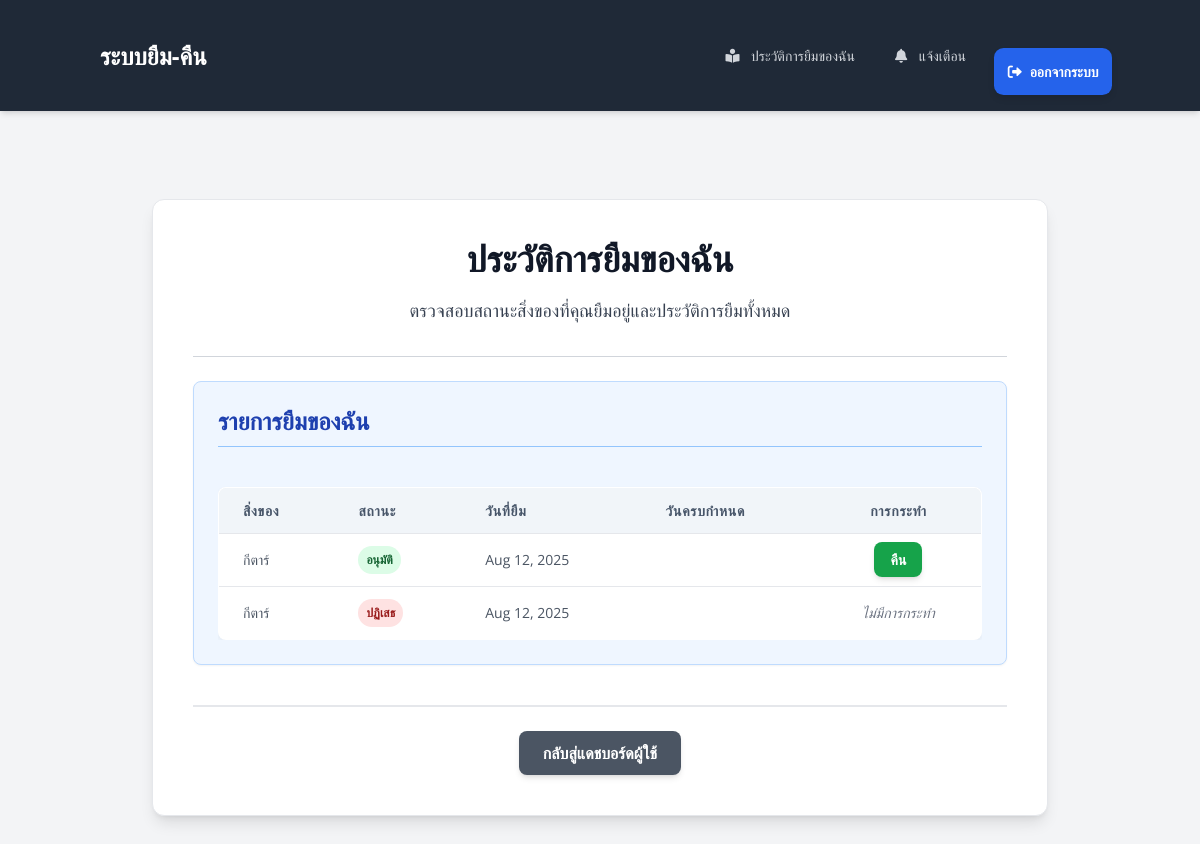
The app's page /my-borrowed-items/history/ (signed in), older data.
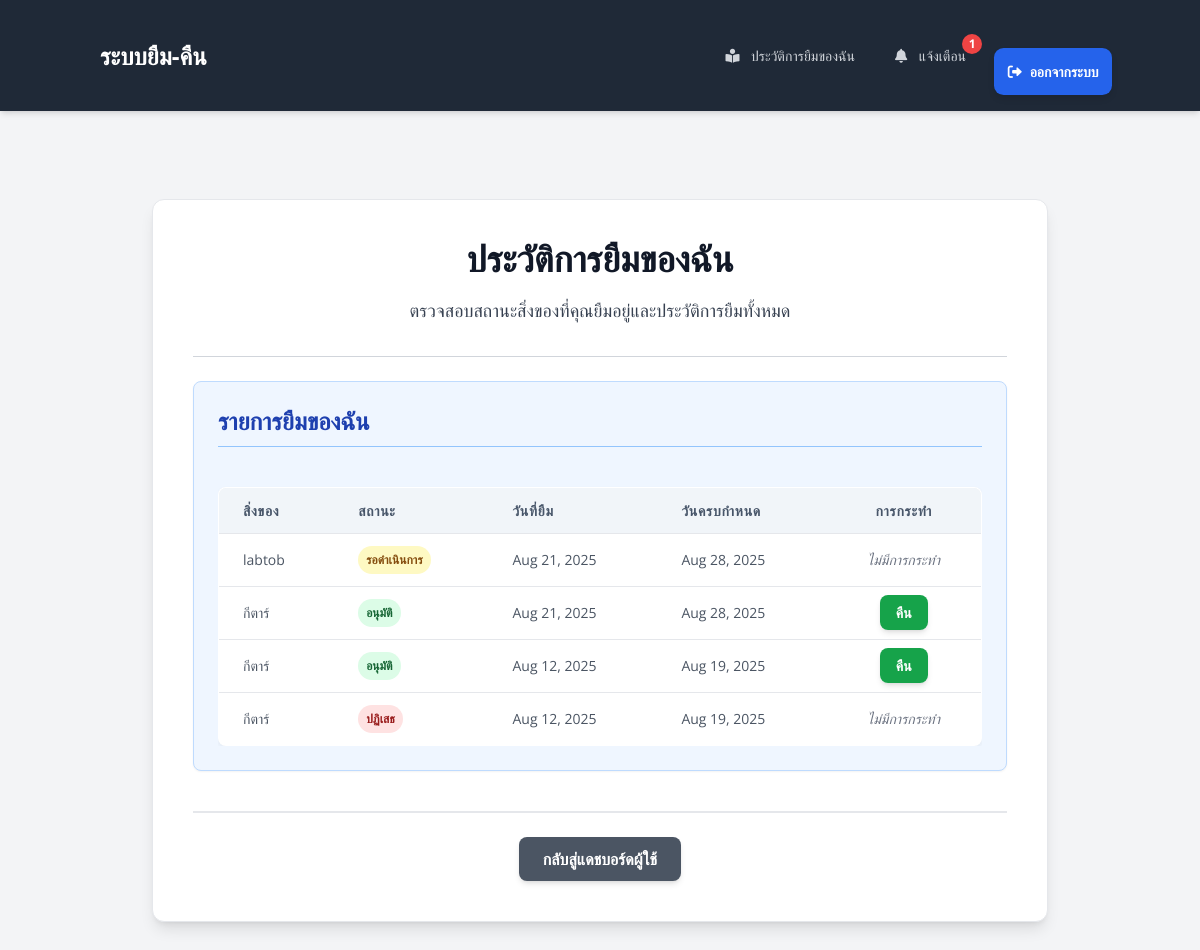
The same page, newer data.
### borrowing/models.py (models this page shows, shortened)
class Loan(models.Model):
    borrower = models.ForeignKey(
        CustomUser,
        on_delete=models.CASCADE
    )
    item = models.ForeignKey(
        Item,
        on_delete=models.CASCADE
    )
    borrow_date = models.DateTimeField(auto_now_add=True)
    return_date = models.DateTimeField(null=True, blank=True)
    due_date = models.DateTimeField()
    STATUS_CHOICES = (
        ('pending', 'Pending'),
        ('approved', 'Approved'),
        ('returned', 'Returned'),
        ('overdue', 'Overdue'),
        ('rejected', 'Rejected'),
    )
    status = models.CharField(max_length=20, choices=STATUS_CHOICES, default='pending')

class Item(models.Model):
    name = models.CharField(max_length=200)
    description = models.TextField()
    quantity = models.IntegerField(default=1)  # จำนวนทั้งหมดของสิ่งของ
    available_quantity = models.IntegerField(default=1) # จำนวนที่ว่างให้ยืม
    organization = models.ForeignKey(
        Organization,
        on_delete=models.CASCADE
    )

### users/views.py (the view)
# urls.py: path('my-borrowed-items/history/', views.my_borrowed_items_history, name='my_borrowed_items_history'),
@login_required
def my_borrowed_items_history(request):
    user = request.user
    if not user.organization:
        messages.error(request, "บัญชีของคุณยังไม่ได้ถูกผูกกับองค์กร กรุณาติดต่อผู้ดูแลระบบ.")
        return redirect('login')
    my_loans = Loan.objects.filter(borrower=request.user).order_by('-borrow_date')
    context = {
        'my_loans': my_loans,
    }
    return render(request, 'users/my_borrowed_items_history.html', context)

### users/context_processors.py (called while the page is built)
def unread_notifications_count(request):
    if request.user.is_authenticated:
        count = Notification.objects.filter(user=request.user, is_read=False).count()
        return {'unread_notifications_count': count}
    return {'unread_notifications_count': 0} # หากผู้ใช้ยังไม่ได้ล็อกอิน ให้ส่ง 0

### users/templates/users/my_borrowed_items_history.html (shortened to what this page needs)
{% extends 'users/base.html' %}
{% block content %}
<div class="bg-white p-6 md:p-8 lg:p-10 rounded-xl shadow-lg max-w-4xl mx-auto my-8 border border-gray-200">
    <h1 class="text-3xl md:text-4xl font-extrabold text-gray-900 mb-4 text-center">ประวัติการยืมของฉัน</h1>
    <p class="text-gray-700 mb-8 text-center text-lg">ตรวจสอบสถานะสิ่งของที่คุณยืมอยู่และประวัติการยืมทั้งหมด</p>
    <hr class="my-6 border-gray-300">
    <div class="mb-10 p-6 bg-blue-50 rounded-lg shadow-sm border border-blue-200">
        <h2 class="text-2xl font-bold text-blue-800 mb-4 border-b pb-2 border-blue-300">รายการยืมของฉัน</h2>
        {% if my_loans %}
            <div class="overflow-x-auto">
                <table class="min-w-full bg-white rounded-lg overflow-hidden border border-gray-200">
                    <thead>
                        <tr class="bg-gray-100 text-gray-700 uppercase text-sm leading-normal">
                            <th class="py-3 px-6 text-left font-semibold">สิ่งของ</th>
                            <th class="py-3 px-6 text-left font-semibold">สถานะ</th>
                            <th class="py-3 px-6 text-left font-semibold">วันที่ยืม</th>
                            <th class="py-3 px-6 text-left font-semibold">วันครบกำหนด</th>
                            <th class="py-3 px-6 text-center font-semibold">การกระทำ</th>
                        </tr>
                    </thead>
                    <tbody class="text-gray-700 text-sm">
                        {% for loan in my_loans %}
                            <tr class="border-b border-gray-200 hover:bg-gray-50 transition duration-150 ease-in-out">
                                <td class="py-3 px-6 text-left whitespace-nowrap">{{ loan.item.name }}</td>
                                <td class="py-3 px-6 text-left">
                                    {% if loan.status == 'approved' %}
                                        <span class="px-2 py-1 inline-flex text-xs leading-5 font-semibold rounded-full bg-green-100 text-green-800">อนุมัติ</span>
                                    {% elif loan.status == 'pending' %}
                                        <span class="px-2 py-1 inline-flex text-xs leading-5 font-semibold rounded-full bg-yellow-100 text-yellow-800">รอดำเนินการ</span>
                                    {% elif loan.status == 'returned' %}
                                        <span class="px-2 py-1 inline-flex text-xs leading-5 font-semibold rounded-full bg-gray-100 text-gray-800">คืนแล้ว</span>
                                    {% elif loan.status == 'rejected' %}
                                        <span class="px-2 py-1 inline-flex text-xs leading-5 font-semibold rounded-full bg-red-100 text-red-800">ปฏิเสธ</span>
                                    {% endif %}
                                </td>
                                <td class="py-3 px-6 text-left">{{ loan.borrow_date|default_if_none:"N/A"|date:"M d, Y" }}</td>
                                <td class="py-3 px-6 text-left">{{ loan.due_date|date:"M d, Y" }}</td>
                                <td class="py-3 px-6 text-center">
                                    {% if loan.status == 'approved' %}
                                        <a href="{% url 'return_item' loan.id %}" class="bg-green-600 hover:bg-green-700 text-white text-sm font-semibold py-2 px-4 rounded-lg transition duration-300 transform hover:scale-105 shadow-md">คืน</a>
                                    {% else %}
                                        <span class="text-gray-500 text-sm italic">ไม่มีการกระทำ</span>
                                    {% endif %}
                                </td>
                            </tr>
                        {% endfor %}
                    </tbody>
                </table>
            </div>
        {% else %}
            <p class="text-gray-600 italic py-2">คุณยังไม่มีประวัติการยืมสิ่งของ</p>
        {% endif %}
    </div>
    <div class="mt-8 pt-6 border-t-2 border-gray-200 flex flex-wrap gap-4 justify-center">
        <a href="{% url 'user_dashboard' %}" class="bg-gray-600 hover:bg-gray-700 text-white font-semibold py-2.5 px-6 rounded-lg transition duration-300 transform hover:scale-105 shadow-md">กลับสู่แดชบอร์ดผู้ใช้</a>
    </div>
</div>
{% endblock content %}

### users/templates/users/base.html (shortened to what this page needs)
<!DOCTYPE html>
<html lang="th">
<head>
    <script src="https://cdn.tailwindcss.com"></script>
    <link rel="stylesheet" href="https://cdnjs.cloudflare.com/ajax/libs/font-awesome/6.0.0-beta3/css/all.min.css">
</head>
<body class="bg-gray-100 text-gray-800">
    <nav class="bg-gray-800 p-4 shadow-md">
        <div class="container mx-auto flex justify-between items-center flex-wrap">
            <a href="{% url 'login' %}" class="text-white text-2xl font-bold rounded-md px-3 py-2 hover:bg-gray-700 transition duration-300">ระบบยืม-คืน</a>
            <div class="w-full md:flex md:items-center md:w-auto navbar-menu" id="navbar-default">
                <div class="text-sm md:flex-grow flex flex-col md:flex-row items-center md:space-x-4">
                    {% if user.is_authenticated %}
                        {% if user.is_org_admin %}
                            <a href="{% url 'dashboard' %}" class="block mt-4 md:inline-block md:mt-0 text-gray-300 hover:text-white px-3 py-2 rounded-md transition duration-300 flex items-center">
                                <i class="fas fa-chart-line mr-2"></i> แดชบอร์ดแอดมิน
                            </a>
                            <a href="{% url 'add_item' %}" class="block mt-4 md:inline-block md:mt-0 text-gray-300 hover:text-white px-3 py-2 rounded-md transition duration-300 flex items-center">
                                <i class="fas fa-plus-circle mr-2"></i> เพิ่มสิ่งของ
                            </a>
                            <a href="{% url 'manage_organization_users' %}" class="block mt-4 md:inline-block md:mt-0 text-gray-300 hover:text-white px-3 py-2 rounded-md transition duration-300 flex items-center">
                                <i class="fas fa-users-cog mr-2"></i> จัดการผู้ใช้
                            </a>
                            <div class="relative inline-block text-left notification-dropdown">
                                <button id="notification-bell" class="relative block mt-4 md:inline-block md:mt-0 text-gray-300 hover:text-white px-3 py-2 rounded-md transition duration-300 focus:outline-none flex items-center">
                                    <i class="fas fa-bell mr-2"></i> แจ้งเตือน
                                    {% if unread_notifications_count > 0 %}
                                        <span class="absolute top-0 right-0 bg-red-500 text-white text-xs font-bold rounded-full h-5 w-5 flex items-center justify-center -mt-1 -mr-1">
                                            {{ unread_notifications_count }}
                                        </span>
                                    {% endif %}
                                </button>
                                <div id="notification-dropdown-content" class="dropdown-content">
                                    {% if unread_notifications_count > 0 %}
                                        {% for notification in request.user.notifications.all|slice:":5" %}
                                            <a href="#" class="dropdown-item {% if not notification.is_read %}unread{% endif %}" data-notification-id="{{ notification.id }}">
                                                {{ notification.message }}
                                                <span class="block text-xs text-gray-500 mt-1">{{ notification.created_at|date:"M d, H:i" }}</span>
                                            </a>
                                        {% endfor %}
                                        <a href="{% url 'user_notifications' %}" class="dropdown-footer text-blue-700 hover:underline">ดูทั้งหมด</a>
                                    {% else %}
                                        <div class="p-3 text-gray-600 text-center text-sm">ไม่มีการแจ้งเตือนใหม่</div>
                                    {% endif %}
                                </div>
                            </div>
                        {% else %}
                            <a href="{% url 'my_borrowed_items_history' %}" class="block mt-4 md:inline-block md:mt-0 text-gray-300 hover:text-white px-3 py-2 rounded-md transition duration-300 flex items-center">
                                <i class="fas fa-book-reader mr-2"></i> ประวัติการยืมของฉัน
                            </a>
                            <div class="relative inline-block text-left notification-dropdown">
                                <button id="notification-bell" class="relative block mt-4 md:inline-block md:mt-0 text-gray-300 hover:text-white px-3 py-2 rounded-md transition duration-300 focus:outline-none flex items-center">
                                    <i class="fas fa-bell mr-2"></i> แจ้งเตือน
                                    {% if unread_notifications_count > 0 %}
                                        <span class="absolute top-0 right-0 bg-red-500 text-white text-xs font-bold rounded-full h-5 w-5 flex items-center justify-center -mt-1 -mr-1">
                                            {{ unread_notifications_count }}
                                        </span>
                                    {% endif %}
                                </button>
                            </div>
                        {% endif %}
                        <form method="post" action="{% url 'logout' %}" class="block mt-4 md:inline-block md:mt-0">
                            <button type="submit" class="text-gray-300 hover:text-white px-3 py-2 rounded-md transition duration-300 flex items-center bg-transparent border-none cursor-pointer w-full text-left">
                                <i class="fas fa-sign-out-alt mr-2"></i> ออกจากระบบ
                            </button>
                        </form>
                    {% endif %}
                </div>
            </div>
        </div>
    </nav>
    <div class="container-content mt-4">
        <main class="py-4">
            {% block content %}{% endblock %}
        </main>
    </div>
</body>
</html>

### users/templates/users/base.html (style rules this page uses)
body { font-family: 'Open Sans', sans-serif; background-color: #f3f4f6; min-height: 100vh; display: flex; flex-direction: column; color: #374151; }
.container-content { flex-grow: 1; padding: 1.5rem; max-width: 1200px; margin-left: auto; margin-right: auto; width: 100%; }
h1, h2, h3 { font-family: 'Poppins', sans-serif; color: #1f2937; font-weight: 700; margin-bottom: 1.5rem; }
h1 { font-size: 2.5rem; text-align: center; margin-bottom: 1rem; }
h2 { font-size: 2rem; }
button[type="submit"] { width: 100%; padding: 0.85rem; background-color: #2563eb; color: #ffffff; font-weight: 600; border-radius: 0.6rem; transition: background-color 0.3s ease, transform 0.2s ease, box-shadow 0.2s ease; cursor: pointer; border: none; margin-top: 2rem; box-shadow: 0 4px 6px rgba(0, 0, 0, 0.1); }
table { width: 100%; border-collapse: collapse; margin-top: 1.5rem; background-color: #ffffff; border-radius: 0.75rem; overflow: hidden; box-shadow: 0 2px 4px 0 rgba(0, 0, 0, 0.05); }
th, td { padding: 1rem 1.5rem; text-align: left; border-bottom: 1px solid #e5e7eb; }
th { background-color: #f1f5f9; font-weight: 600; color: #475569; text-transform: uppercase; font-size: 0.875rem; letter-spacing: 0.05em; }
td { color: #4b5563; vertical-align: middle; }
tr:last-child td { border-bottom: none; }
.notification-dropdown { position: relative; }

Row changes from the older to the newer data that the page shows:
added Loan: item.name "labtob", status "รอดำเนินการ", borrow_date "Aug 21, 2025", due_date "Aug 28, 2025"
added Loan: item.name "กีตาร์", status "อนุมัติ", borrow_date "Aug 21, 2025", due_date "Aug 28, 2025"
shown differently, row unchanged: Loan (number 3 of 4 on the later page): due_date (not shown) → "Aug 19, 2025"
shown differently, row unchanged: Loan (number 4 of 4 on the later page): due_date (not shown) → "Aug 19, 2025"
Text that changed along with them:
{{ unread_notifications_count }}: (not shown) → "1"
